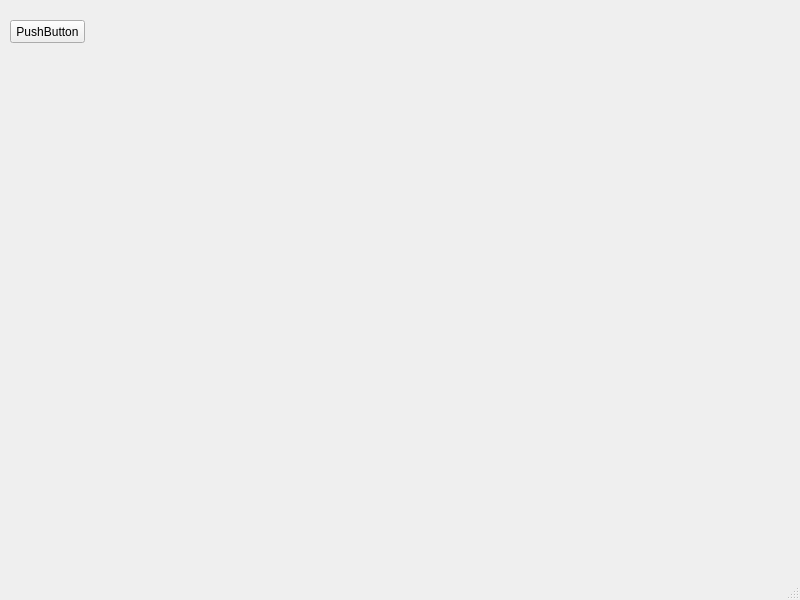
<?xml version="1.0" encoding="UTF-8"?>
<ui version="4.0">
 <class>MainWindow</class>
 <widget class="QMainWindow" name="MainWindow">
  <property name="geometry">
   <rect>
    <x>0</x>
    <y>0</y>
    <width>800</width>
    <height>600</height>
   </rect>
  </property>
  <property name="windowTitle">
   <string>MainWindow</string>
  </property>
  <widget class="QWidget" name="centralwidget">
   <widget class="QPushButton" name="pushButton">
    <property name="geometry">
     <rect>
      <x>10</x>
      <y>20</y>
      <width>75</width>
      <height>23</height>
     </rect>
    </property>
    <property name="text">
     <string>PushButton</string>
    </property>
   </widget>
  </widget>
  <widget class="QMenuBar" name="menubar">
   <property name="geometry">
    <rect>
     <x>0</x>
     <y>0</y>
     <width>800</width>
     <height>23</height>
    </rect>
   </property>
  </widget>
  <widget class="QStatusBar" name="statusbar"/>
 </widget>
 <resources/>
 <connections/>
</ui>
